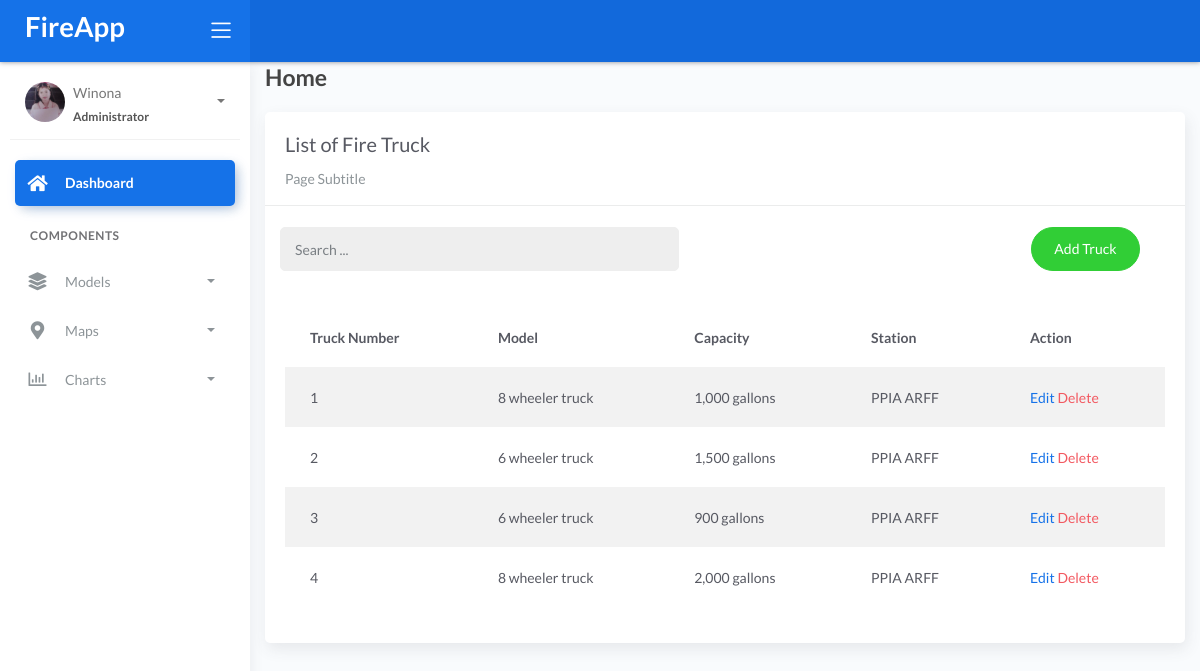
/firetruck_list/, run on an earlier commit of the app's database.
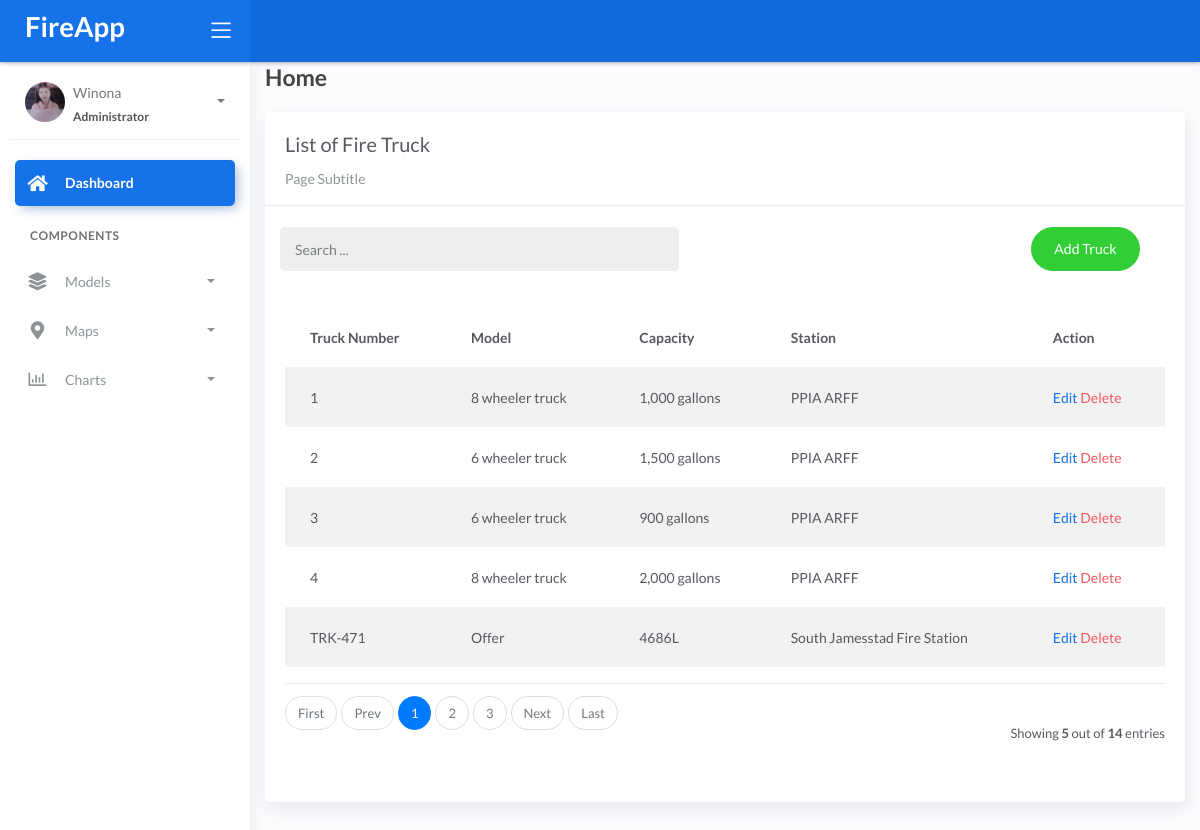
And on a later commit of the database.
### fire/models.py (models this page shows)
class BaseModel(models.Model):
    created_at = models.DateTimeField(auto_now_add=True, db_index=True)
    updated_at = models.DateTimeField(auto_now=True)
    class Meta:
        abstract = True

class FireTruck(BaseModel):
    truck_number = models.CharField(max_length=150)
    model = models.CharField(max_length=150)
    capacity = models.CharField(max_length=150)  # water
    station = models.ForeignKey(FireStation, on_delete=models.CASCADE)

class FireStation(BaseModel):
    name = models.CharField(max_length=150)
    latitude = models.DecimalField(
        max_digits=22, decimal_places=16, null=True, blank=True)
    longitude = models.DecimalField(
        max_digits=22, decimal_places=16, null=True, blank=True)
    address = models.CharField(max_length=150)
    city = models.CharField(max_length=150)  # can be in separate table
    country = models.CharField(max_length=150)  # can be in separate table
    def __str__(self):
 	    return self.name

### fire/views.py (the view)
# urls.py: path('firetruck_list/', a.FireTruckList.as_view(), name='firetruck-list'),
class FireTruckList(ListView):
    model = FireTruck
    context_object_name = 'firetruck'
    template_name = 'firetruck_list.html'
    paginate_by = 5
    def get_queryset(self, *args, **kwargs):
        qs = super(FireTruckList, self).get_queryset(*args, **kwargs)
        if self.request.GET.get("q") != None:
            query = self.request.GET.get('q')
            qs = qs.filter(Q(name__icontains=query) |
                        Q(description__icontains=query))
        return qs

### templates/firetruck_list.html (shortened to what this page needs)
{% extends 'base.html' %} {% load static %} {% block content %}
 <div class="content">
     <div class="container-fluid">
         <h4 class="page-title">Home</h4>
         <div class="row">
             <div class="col-md-12">
                 <div class="card">
                     <div class="card-header">
                         <div class="card-title">List of Fire Truck</div>
                         <div class="card-category">Page Subtitle</div>
                     </div>
                     <br />
                         <div class="col-md-12 row">
                             <div class="col-md-6">
                                 <form class="navbar-left navbar-form nav-search mr-md-3" action=" { % url 'firetruck-list % } ">
                                     <div class="input-group">
                                         <input type="text" placeholder="Search ..." class="form-control" name="q" />
                                         <div class="input-group-append">
                                         <span class="input-group-text">
                                         </span>
                                     </div>
                                 </div>
                             </form>
                         </div>
                         <div class="col-md-6">
                             <div class="pull-right">
                                 <a href="{% url 'firetruck-add' %}" class="btn btn-success btn-rounded">Add
                                 Truck</a>
                             </div>
                         </div>
                     </div>
                     <div class="card-body">
                         <table class="table table-striped mt-3">
                             <thead>
                                 <tr>
                                     <th scope="col">Truck Number</th>
                                     <th scope="col">Model</th>
                                     <th scope="col">Capacity</th>
                                     <th scope="col">Station</th>
                                     <th scope="col">Action</th>
                                 </tr>
                             </thead>
                             <tbody>
                                 {% for object in object_list %}
                                 <tr>
                                     <td>{{ object.truck_number }}</td>
                                     <td>{{ object.model }}</td>
                                     <td>{{ object.capacity }}</td>
                                     <td>{{ object.station }}</td>
                                     <td>
                                         <a href="/firetruck_list/{{ object.id }}">Edit</a>
                                         <a href="/firetruck_list/{{ object.id }}/delete" class="text-danger">Delete</a>
                                     </td>
                                     </tr>
                                 {% endfor %}
                             </tbody>
                         </table>
                         {% include 'includes/pagination.html' %}
                     </div>
                 </div>
             </div>
         </div>
     </div>
 </div>
 {% endblock %}

What changed in the data, as far as the page shows it:
added FireTruck: truck_number "TRK-471", model "Offer", capacity "4686L", station "South Jamesstad Fire Station"
Also different on the page:
{{ object_list.count }}: (not shown) → "5"
{{ paginator.count }}: (not shown) → "14"
text now shown: "First Prev Next Last Showing out of entries"
new list line: "1"
new list line: "2"
new list line: "3"
